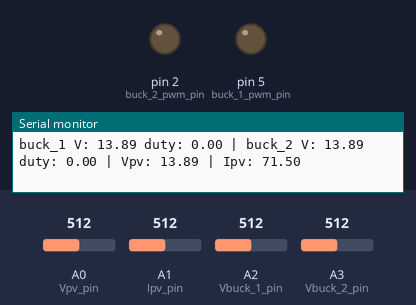
A sketch run on a simulated Arduino Mega 2560, built with avr-gcc and run on an emulated ATmega2560. On the bench: output pins drawn as LEDs (lit = HIGH), the last lines printed to the serial monitor. The test bench sets the inputs (shaded band); at power-on: A2 (Vbuck_1_pin) = 512, A3 (Vbuck_2_pin) = 512, A0 (Vpv_pin) = 512, A1 (Ipv_pin) = 512.

Above: at 1.4 s.
1.5 s: A2 (Vbuck_1_pin) set to 306
At 2.4 s:
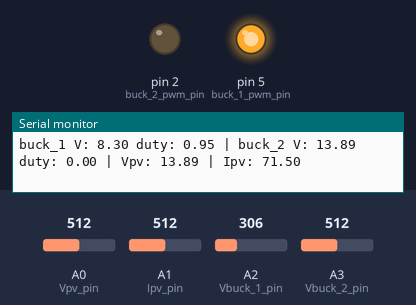
3.6 s: A3 (Vbuck_2_pin) set to 30
At 5.0 s:
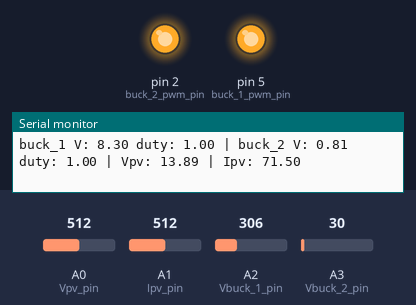
5.4 s: A2 (Vbuck_1_pin) set to 716
At 6.1 s:
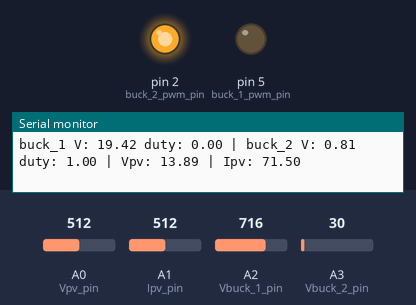
6.9 s: A2 (Vbuck_1_pin) set to 306
At 7.8 s:
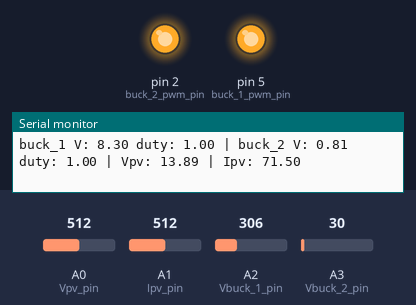
8.9 s: A3 (Vbuck_2_pin) set to 306
At 10.0 s:
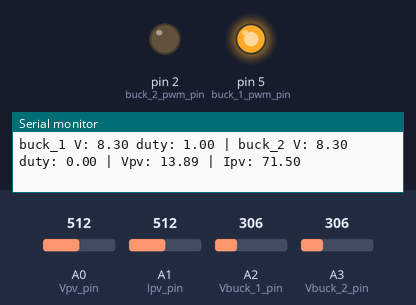
Timing chart, 0 to 11.4 s (numbered marks = the images above; inputs shaded):
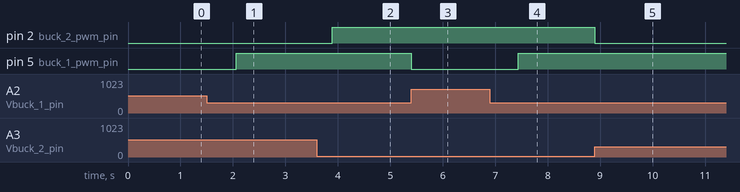

The sketch:

power_converter.ino
```cpp
#define CPU_FREQ  16000000UL
#define PWM_FREQ  2500UL
#define ADC_RANGE 1023
#define SAMPLE_RATE_PER_CHANNEL 2500UL
#define NUM_CHANNELS  4
#define ADC_CONVERSION_RATE (NUM_CHANNELS * SAMPLE_RATE_PER_CHANNEL)
#define T_s  1.0f/SAMPLE_RATE_PER_CHANNEL
#define MPPT_T_s   0.1f
#define MPPT_TICKS   (uint16_t)(MPPT_T_s * SAMPLE_RATE_PER_CHANNEL)


// Analog pins for ADC readings
const uint8_t Vpv_pin = A0;
const uint8_t Ipv_pin = A1;
const uint8_t Vbuck_1_pin = A2;
const uint8_t Vbuck_2_pin = A3;

// PWM pins work on timer3 which controls pins 5 (OC3A), 2 (OC3B), 3 (OC3C)
const uint8_t buck_1_pwm_pin = 5;
const uint8_t buck_2_pwm_pin = 2;

// Initialising variables
volatile uint16_t Vpv_adc_reading;
volatile uint16_t Ipv_adc_reading;
volatile uint16_t Vbuck_1_adc_reading;
volatile uint16_t Vbuck_2_adc_reading;

volatile float Vpv;
volatile float Ipv;
volatile float Vbuck_1;
volatile float Vbuck_2;

const float adc_voltage = 5.0f;
const float Vpv_scale = 5.55f;
const float Ipv_scale = 1.0f;
const float Vbuck_1_scale = 5.55f;
const float Vbuck_2_scale = 5.55f;

const float Vbuck_1_ref = 10.0f;
const float Vbuck_2_ref = 5.0f;
volatile float buck_1_duty = 0.5f;
volatile float buck_2_duty = 0.7f;
volatile float mppt_duty = 0.5f;

volatile float Vpv_prev = 0.0f;
volatile float Ipv_prev = 0.0f;

struct pi_controller {
  float kp;
  float ki;
  float integral;
  float out_min;
  float out_max;
};

pi_controller pi_buck_1;
pi_controller pi_buck_2;
pi_controller pi_mppt;

volatile uint8_t mppt_mode = 0;
volatile uint8_t fixed_voltage_mode = 1;
volatile uint8_t current_mode = fixed_voltage_mode;
volatile bool overvoltage_detected = false;

// Timer1 flag to know when to sample
volatile uint8_t current_adc_channel = 0;
volatile bool sampling_done = false;
volatile bool MPPT_ready = false;
volatile uint16_t MPPT_counter = 0;

// Function declarations
void setup_PWM_on_timer3();
void setup_sampling_on_timer1();
void setup_ADC_autotrigger();
void set_buck_1_duty(float duty);
void set_buck_2_duty(float duty);
float update_pi(pi_controller &pi, float reference, float measurement, float Ts, float sign);
float update_mppt(float Vpv, float Ipv);
float voltage_to_current(float Vreading) {
  return 0.0285714f * Vreading;  // Calibrated and found using the physical current sensor circuit
}
void setup() {
  Serial.begin(115200);

  // ISR and timing stuff setup
  setup_PWM_on_timer3();
  setup_sampling_on_timer1();
  setup_ADC_autotrigger();

  // Initial duty cycles
  set_buck_1_duty(buck_1_duty);
  delay(250);
  set_buck_2_duty(buck_2_duty);

  // Initialising PI controllers
  pi_buck_2.kp = 0.375f;
  pi_buck_2.ki = 0.665f;
  pi_buck_2.out_min = 0.0f;
  pi_buck_2.out_max = 1.0f;
  pi_buck_2.integral = 0.0f;

  pi_buck_1.kp = 0.675f;
  pi_buck_1.ki = 1.765f;
  pi_buck_1.out_min = 0.0f;
  pi_buck_1.out_max = 1.0f;
  pi_buck_1.integral = 0.0f;

  pi_mppt.kp = 0.175f;
  pi_mppt.ki = 0.365f;
  pi_mppt.out_min = 0.0f;
  pi_mppt.out_max = 1.0f;
  pi_mppt.integral = 0.0f;

  // Select starting mode
  current_mode = fixed_voltage_mode;

}

void loop() {
  /*
  */
  static uint16_t counter = 0;
  if (++counter >= 60000) { // slowly prints
    counter = 0;
    Serial.print("buck_1 V: ");
    Serial.print(Vbuck_1);
    Serial.print(" duty: ");
    Serial.print(buck_1_duty);
    Serial.print(" | buck_2 V: ");
    Serial.print(Vbuck_2);
    Serial.print(" duty: ");
    Serial.print(buck_2_duty);
    Serial.print(" | Vpv: ");
    Serial.print(Vpv);
    Serial.print(" | Ipv: ");
    Serial.println(Ipv*1000.0f);
  }

  if (overvoltage_detected) {
    overvoltage_detected = false;
    Serial.println("WARNING: Voltage exceeding 24V detected");
    set_buck_1_duty(0.0f);
    set_buck_2_duty(0.0f);
    delay(2000);
    return;
  }

}


void setup_PWM_on_timer3() {
  pinMode(buck_1_pwm_pin, OUTPUT);
  pinMode(buck_2_pwm_pin, OUTPUT);

  // Stop timer
  TCCR3A = 0;
  TCCR3B = 0;

  // Fast PWM, TOP = ICR3 (Mode 14: WGM33:0 = 1110)
  TCCR3A |= (1 << WGM31);
  TCCR3B |= (1 << WGM33) | (1 << WGM32);

  // Non-inverting mode on OC3A and OC3B (pins 5 and 2)
  TCCR3A |= (1 << COM3A1) | (1 << COM3B1);

  // Choose prescaler = 8 -> CS31 = 1
  TCCR3B |= (1 << CS30);

  // Compute TOP for desired PWM frequency:
  // f_pwm = F_CPU / (prescaler * (1 + ICR3))
  // => ICR3 = F_CPU / (prescaler * f_pwm) - 1
  uint16_t top = (CPU_FREQ / (1UL * PWM_FREQ)) - 1;
  ICR3 = top;

  // Start with 50% duty for both
  OCR3A = top / 2;  // buck_1 duty
  OCR3B = top / 2;  // buck_2 duty

}

// TIMER1 (ADC trigger + ISR)
void setup_sampling_on_timer1() {
  noInterrupts();

  TCCR1A = 0;
  TCCR1B = 0;

  // CTC mode (Clear Timer on Compare Match with OCR1A as TOP)
  TCCR1B |= (1 << WGM12);

  // Prescaler = 8 -> CS11 = 1
  TCCR1B |= (1 << CS11);

  // Compute OCR1A for required sample frequency:
  // f_s = F_CPU / (prescaler * (1 + OCR1A))
  // => OCR1A = F_CPU / (prescaler * f_s) - 1
  uint16_t ocr1 = (uint16_t)(CPU_FREQ / (8UL * ADC_CONVERSION_RATE) - 1);
  OCR1A = ocr1;
  OCR1B = ocr1 / 2;

  // Enable compare match A interrupt
  TIMSK1 |= (1 << OCIE1A);

  interrupts();
}

// ADC SETUP (auto-trigger, fast)
void setup_ADC_autotrigger() {
  ADMUX = (1 << REFS0) | 0;

  ADCSRA = 0;
  ADCSRA |= (1 << ADEN) | (1 << ADATE) | (1 << ADIE) | (1 << ADPS2) | (1 << ADPS0);

  ADCSRB = 0;
  ADCSRB |= (1 << ADTS2) | (1 << ADTS0);

  ADCSRA |= (1 << ADSC);
}

void set_buck_1_duty(float duty) {
  if (duty < 0.0f) duty = 0.0f;
  if (duty > 1.0f) duty = 1.0f;
  OCR3A = (uint16_t)(duty * ICR3);
}

void set_buck_2_duty(float duty) {
  if (duty < 0.0f) duty = 0.0f;
  if (duty > 1.0f) duty = 1.0f;
  OCR3B = (uint16_t)(duty * ICR3);
}

ISR(TIMER1_COMPA_vect) {

  if (!sampling_done) {
    return;
  }
  sampling_done = false;

  // Determine if it's time for MPPT sampling (10Hz)
  MPPT_counter++;
  if (MPPT_counter >= MPPT_TICKS) {
    MPPT_ready = true;
    MPPT_counter = 0;
  }

  Vpv = ((float)Vpv_adc_reading / ADC_RANGE) * adc_voltage * Vpv_scale;
  Ipv = ((float)Ipv_adc_reading / ADC_RANGE) * adc_voltage * Ipv_scale;
  Ipv = voltage_to_current(Ipv);
  Vbuck_1 = ((float)Vbuck_1_adc_reading / ADC_RANGE) * adc_voltage * Vbuck_1_scale;
  Vbuck_2 = ((float)Vbuck_2_adc_reading / ADC_RANGE) * adc_voltage * Vbuck_2_scale;

  // Reduce power if 24V or higher is detected
  if ( (Vpv >= 24.0f) || (Vbuck_1 >= 24.0f) || (Vbuck_2 >= 24.0f) ) {
    buck_1_duty = 0.0f;
    buck_2_duty = 0.0f;
    overvoltage_detected = true;
    set_buck_1_duty(buck_1_duty);
    set_buck_2_duty(buck_2_duty);
    return;
  }


  if (current_mode == fixed_voltage_mode) {
    buck_1_duty = update_pi(pi_buck_1, Vbuck_1_ref, Vbuck_1, T_s);
  } else if ( (current_mode == mppt_mode) && (MPPT_ready == true)) {
    buck_1_duty = update_mppt(Vpv, Ipv);
    MPPT_ready = false;
  }

  buck_2_duty = update_pi(pi_buck_2, Vbuck_2_ref, Vbuck_2, T_s);

  set_buck_1_duty(buck_1_duty);
  set_buck_2_duty(buck_2_duty);
}

ISR(ADC_vect) {
  uint16_t raw_value = ADC;

  switch (current_adc_channel) {
    case 0:
      Vpv_adc_reading = raw_value;
      break;
    case 1:
      Ipv_adc_reading = raw_value;
      break;
    case 2:
      Vbuck_1_adc_reading = raw_value;
      break;
    case 3:
      Vbuck_2_adc_reading = raw_value;
      sampling_done = true;
      break;
  }

  current_adc_channel++;
  if (current_adc_channel >= NUM_CHANNELS) {
    current_adc_channel = 0;
  }

  uint8_t admux_upper = ADMUX & 0xF0;
  ADMUX = admux_upper | current_adc_channel;

  TIFR1 |= (1 << OCF1B);

}


// Updates the PI
float update_pi(pi_controller &pi, float reference, float measurement, float Ts) {
  float error = reference - measurement;
  pi.integral += pi.ki * error * Ts;

  // Anti-windup: clamp integral output range
  if (pi.integral > 1.0f) pi.integral = 1.0f;
  if (pi.integral < -1.0f) pi.integral = -1.0f;
  float output = (pi.kp * error) + pi.integral;

  // Saturate output
  if (output > pi.out_max) output = pi.out_max;
  if (output < pi.out_min) output = pi.out_min;

  return output;
}

float update_mppt(float Vpv, float Ipv) {
  float Ppv = Vpv * Ipv;
  float Ppv_prev = Vpv_prev * Ipv_prev;
  float dPpv = Ppv - Ppv_prev;  // Power change (positive going up)
  float dVpv = Vpv - Vpv_prev;  // Panel voltage change (positive going up)
  float duty_step = 0.01f;
  if (dPpv > 0.0f) {
    if (dVpv > 0.0f) {
      mppt_duty += duty_step;
    } else {
      mppt_duty -= duty_step;
    }
  } else {
    if (dVpv > 0.0f) {
      mppt_duty -= duty_step;
    } else {
      mppt_duty += duty_step;
    }
  }
  // Clamp duty cycle
  if (mppt_duty < 0.0f) mppt_duty = 0.0f;
  if (mppt_duty > 1.0f) mppt_duty = 1.0f;
  // Update previous values
  Vpv_prev = Vpv;
  Ipv_prev = Ipv;
  return mppt_duty;
}
```

Measured:
- after the input at 1.5 s, pin 5 (buck_1_pwm_pin): LOW → HIGH after 0.57 s
- after the input at 3.6 s, pin 2 (buck_2_pwm_pin): LOW → HIGH after 0.29 s
- after the input at 5.4 s, pin 5 (buck_1_pwm_pin): HIGH → LOW at once
- after the input at 6.9 s, pin 5 (buck_1_pwm_pin): LOW → HIGH after 0.54 s
- after the input at 8.9 s, pin 2 (buck_2_pwm_pin): HIGH → LOW at once
